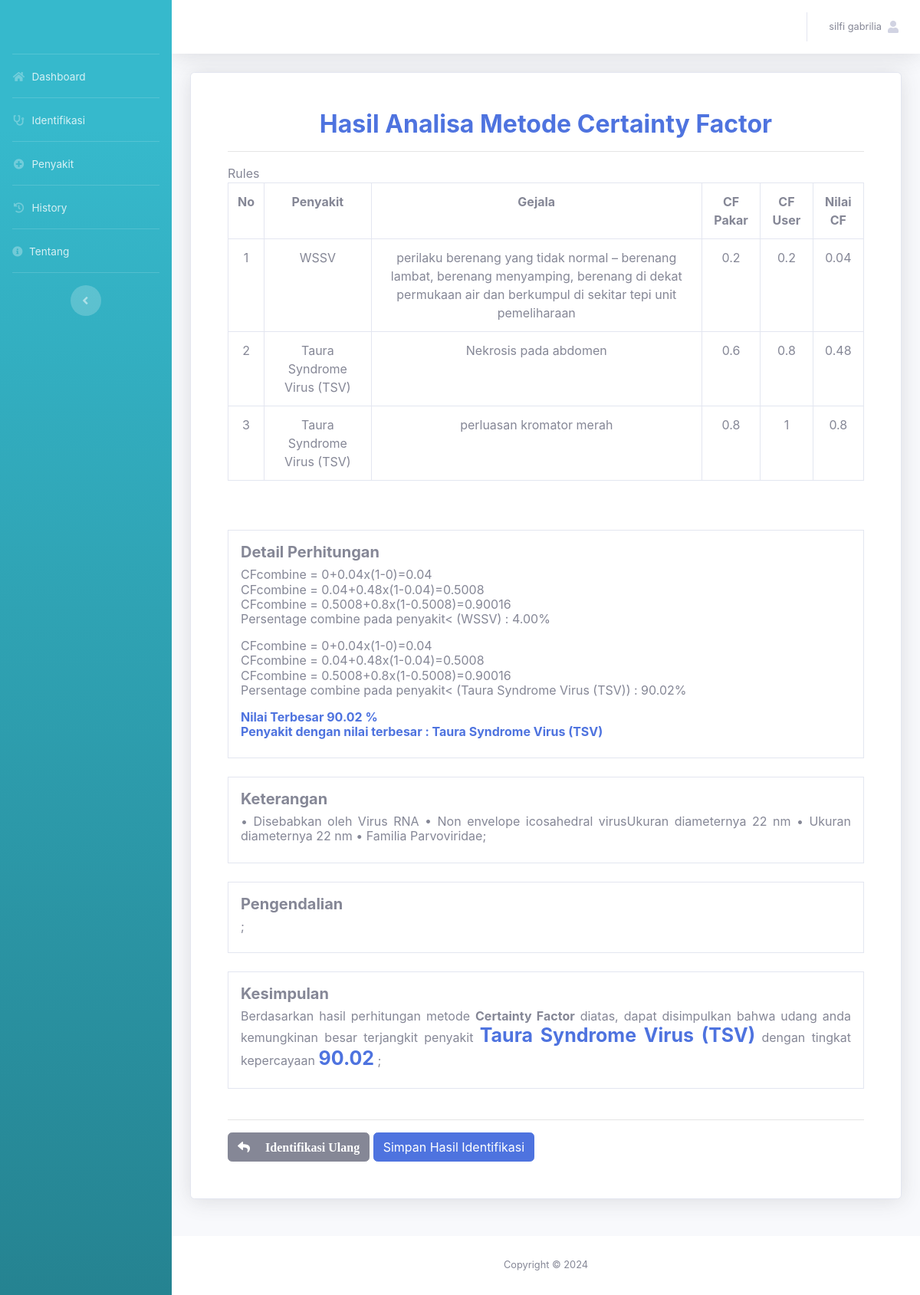
Page /user/identifikasi.php?no_regidentifikasi=TYBEM1UPYZ (signed in) on the committed database.
### tables this page shows
CREATE TABLE `tb_akun` (
  `id_akun` int(11) NOT NULL,
  `nama_lengkap` varchar(50) NOT NULL,
  `username` varchar(50) NOT NULL,
  `password` varchar(50) NOT NULL,
  `level` varchar(30) NOT NULL
);

CREATE TABLE `tb_penyakit` (
  `id_penyakit` int(11) NOT NULL,
  `nama_penyakit` text NOT NULL,
  `keterangan` text NOT NULL,
  `pengendalian` text NOT NULL
);

CREATE TABLE `tb_gejala` (
  `id_gejala` int(11) NOT NULL,
  `nama_gejala` text NOT NULL,
  `nilai_gejala` double NOT NULL
);

CREATE TABLE `tb_identifikasi` (
  `id_identifikasi` int(11) NOT NULL,
  `no_regidentifikasi` char(10) NOT NULL,
  `tgl_identifikasi` date NOT NULL,
  `id_akun` int(11) NOT NULL,
  `id_gejala` int(11) NOT NULL,
  `nilai_user` double NOT NULL
);

### user/identifikasi.php (the view, shortened to what this page needs)
<?php
include '../assets/conn/config.php';
include 'header.php';
$username = $_SESSION['username'];
$pass = mysqli_query($conn,"SELECT * FROM tb_akun WHERE username='$username'");
$p = mysqli_fetch_array($pass);
$id_akun = $p['id_akun'];
?>
<div class="container">
	<div class="card shadow p-5 mb-5">
        <?php if (empty($_GET['no_regidentifikasi'])){?>
        <div class="card-body">
            <form action="identifikasi.php?aksi=identifikasi" method="POST" enctype="multipart/form-data">
                <div class="table-responsive">
                    <table class="table table-bordered">
                        <tr>
                            <th class="text-center">No</th>
                            <th class="text-center">Gejala</th>
                            <th class="text-center">Pilih</th>
                        </tr>
                <?php
                $data = mysqli_query($conn,"SELECT * FROM tb_gejala ORDER BY id_gejala");
                $i=0;
                while($a=mysqli_fetch_array($data)){
                    $i++;
                    echo "
                    <tr>
                    <td class='text-center'>$i</td>
                    <td class='text-justify'>Apakah Udang Anda Mengalami Gejala <b>$a[nama_gejala]</b> ?</td>
                    <td >
                    <select class='form-control' name='kondisi[]'>
                    <option selected disabled>Pilih kondisi</option>
                    <option value='0.2'>Tidak Tahu</option>
                    <option value='0.4'>Mungkin</option>
                    <option value='0.6'>Kemungkinan Besar</option>
                    <option value='0.8'>Hampir Pasti</option>
                    <option value='1'>Pasti</option>
                    </select>
                    </td>
                    </tr>
                    <input type='hidden' name='id_gejala[]' value='$a[id_gejala]'>
                    ";
                }
                ?>
                    </table>
                </div>
                    <input type="hidden" name="id_akun" value="<?= $id_akun ?>">
                    <a href="index.php" class="btn btn-secondary">Batal</a>
                    <input type="submit" value="Proses Identifikasi" class="btn btn-primary">
            </form>
        </div>
        <br>
        <br>
        <?php }else{?>
        <center>
            <h2 class="m-0 font-weight-bold text-primary"> Hasil Analisa Metode Certainty Factor</h2>
        </center>
        <hr class="font-weight-bold text-primary">Rules</h5>
        <div class="table-responsive">
            <table class="table table-bordered">
                <tr>
                    <th class="text-center">No</th>
                    <th class="text-center">Penyakit</th>
                    <th class="text-center">Gejala</th>
                    <th class="text-center">CF Pakar</th>
                    <th class="text-center">CF User</th>
                    <th class="text-center">Nilai CF</th>
                </tr>
                <?php
                $sql = mysqli_query($conn,"SELECT * FROM tb_penyakit p, tb_gejala g, tb_identifikasi i,
                tb_aturan a WHERE g.id_gejala=i.id_gejala AND g.id_gejala=a.id_gejala AND
                p.id_penyakit=a.id_penyakit AND i.id_akun='$id_akun' AND i.no_regidentifikasi='$_GET[no_regidentifikasi]'
                ORDER BY p.id_penyakit");
                $i=0;
                while($r = mysqli_fetch_array($sql)){
                    $nilai_cf = $r['nilai_gejala']*$r['nilai_user'];
                    $i++;
                    echo "
                    <tr>
                    <td class='text-center'>$i</td>
                    <td class='text-center'>$r[nama_penyakit]</td>
                    <td class='text-center'>$r[nama_gejala]</td>
                    <td class='text-center'>$r[nilai_gejala]</td>
                    <td class='text-center'>$r[nilai_user]</td>
                    <td class='text-center'>$nilai_cf</td>
                    </tr>
                    ";
                }
                ?>
            </table>
        </div>
        <br>
        <br>
        <div class="border p-3">
            <h5 class="font-weight-bold text primary">Detail Perhitungan </h5>
            <h6>
                <?php
                $highestPersentage = 0;
                $penyakitTerbesar = "";
                $data = mysqli_query($conn,"SELECT * FROM tb_penyakit ORDER BY id_penyakit");
                while($a=mysqli_fetch_array($data)){
                    $sql1 = mysqli_query($conn,"SELECT * FROM tb_penyakit p,
                        tb_gejala g, tb_identifikasi i, tb_aturan a WHERE g.id_gejala=i.id_gejala
                        AND g.id_gejala=a.id_gejala AND p.id_penyakit='$a[id_penyakit]' AND i.id_akun='$id_akun'
                        AND i.no_regidentifikasi='$_GET[no_regidentifikasi]'");
                $jml_data = mysqli_num_rows($sql1);
                $cflama = 0;
                $no=1;
                $lastPercentage = 0;
                while ($result=mysqli_fetch_array($sql1)){
                    $cf_he = $result['nilai_gejala']*$result['nilai_user'];
                    if($jml_data>0){
                        $cf1 = $cflama ;
                        $cf2 = $cf_he;
                        $cfcombine = $cf1+$cf2 * (1-$cf1);
                        $cflama = $cfcombine;
                        echo "<div class='text-justify'>
                        CFcombine = ".$cf1."+".$cf2."x(1-".$cf1.")=".$cfcombine."<br></div>
                        ";
                        if($result['id_penyakit'] == $a['id_penyakit']) {
                            $persentage = $cfcombine * 100;
                            $lastPercentage = number_format($persentage,2);
                        }
                        $no++;
                    }
                }
                if($no>1) {
                    echo "<p>Persentage combine pada penyakit< (" . $a['nama_penyakit'] .") : " . $lastPercentage . "%</b></p>";
                    if($lastPercentage > $highestPersentage){
                        $highestPersentage = $lastPercentage;
                        $penyakitTerbesar = $a['nama_penyakit'];
                    }
                }
            }
            echo "
            <b class='text-primary'>Nilai Terbesar " . $highestPersentage . "
            %<br></b>
            <b class='text-primary'> Penyakit dengan nilai terbesar : " . $penyakitTerbesar . "<br></b>";
                ?>
            </h6>
        </div>
        <br>
        <div class="border p-3">
            <h5 class="font-weight-bold text primary">Keterangan</h5>
            <h6>
            <?php
            $data = mysqli_query($conn,"SELECT * FROM tb_penyakit WHERE nama_penyakit='$penyakitTerbesar'");
            $a=mysqli_fetch_array($data);
            echo "
            <div class='text-justify'>
            $a[keterangan];
            </div>
            ";
                ?>
            </h6>
        </div>
        <br>
        <div class="border p-3">
            <h5 class="font-weight-bold text primary">Pengendalian</h5>
            <h6>
            <?php
            $data = mysqli_query($conn,"SELECT * FROM tb_penyakit WHERE nama_penyakit='$penyakitTerbesar'");
            $a=mysqli_fetch_array($data);
            echo "
            <div class='text-justify'>
            $a[pengendalian];
            </div>
            ";
                ?>
            </h6>
    </div>
    <br>
    <div class="border p-3">
            <h5 class="font-weight-bold text primary">Kesimpulan</h5>
            <h6>
            <?php
            echo "
            <div class='text-justify'>
            Berdasarkan hasil perhitungan metode <b>Certainty Factor</b> diatas, dapat disimpulkan bahwa udang anda kemungkinan besar terjangkit penyakit <b class='text-primary' style='font-size:25px;'>$penyakitTerbesar</b> dengan tingkat kepercayaan <b class='text-primary' style='font-size:25px;'>$highestPersentage</b>
            $a[pengendalian];
            </div>
            ";
                ?>
            </h6>
    </div>
    <br>
    <hr>
    <form action="identifikasi.php?aksi=simpan" method="POST" enctype="multipart/form-data">
        <div class='text-left'>
            <a href="identifikasi.php" class="btn btn-secondary"><span class="fa fa-reply">&emsp; Identifikasi Ulang</span></a>
            <input type="submit" class="btn btn-primary" value="Simpan Hasil Identifikasi">
        </div>
    </form>
    <?php }
    ?>
</div>
</div>
<?php
include 'footer.php';
?>

### user/header.php (shortened to what this page needs)
<?php
include '../assets/conn/config.php';
?>
<!DOCTYPE html>
<html lang="en">
<head>
  <link href="../assets/vendor/fontawesome-free/css/all.min.css" rel="stylesheet" type="text/css">
  <link href="../assets/css/sb-admin-2.min.css" rel="stylesheet">
  <link href="../assets/vendor/datatables/dataTables.bootstrap4.min.css" rel="stylesheet">
</head>
<body id="page-top">
 <div id="wrapper">
  <ul class="navbar-nav bg-gradient-info sidebar sidebar-dark accordion" id="accordionSidebar">
    <a class="sidebar-brand d-flex align-items-center justify-content-center" href="index">
    </a>
    <hr class="sidebar-divider my-0">
    <li class="nav-item">
      <a class="nav-link" href="index.php">
        <i class="fas fa-fw fa-home"></i>
        <span>Dashboard</span></a>
      </li>
      <hr class="sidebar-divider my-0">
      <li class="nav-item">
        <a class="nav-link" href="identifikasi.php">
          <i class="fas fa-fw fa-stethoscope"></i>
          <span>Identifikasi</span></a>
      </li>
      <hr class="sidebar-divider my-0">
      <li class="nav-item">
        <a class="nav-link" href="penyakit.php">
          <i class="fas fa-fw fa-plus-circle"></i>
          <span>Penyakit</span></a>
      </li>
      <hr class="sidebar-divider my-0">
      <li class="nav-item">
        <a class="nav-link" href="history.php">
          <i class="fas fa-fw fa-history"></i>
          <span>History</span></a>
      </li>
      <hr class="sidebar-divider my-0">
      <li class="nav-item">
        <a class="nav-link" href="tentang.php">
          <i class="fas fa-info-circle"></i>
          <span>Tentang</span></a>
      </li>
      <hr class="sidebar-divider d-none d-md-block">
      <div class="text-center d-none d-md-inline">
        <button class="rounded-circle border-0" id="sidebarToggle"></button>
      </div>
    </ul>
    <div id="content-wrapper" class="d-flex flex-column">
      <div id="content">
        <nav class="navbar navbar-expand navbar-light bg-white topbar mb-4 static-top shadow">
          <ul class="navbar-nav ml-auto">
            <li class="nav-item dropdown no-arrow">
              <a class="nav-link dropdown-toggle" href="#" id="userDropdown" role="button"
              data-toggle="dropdown" aria-haspopup="true" aria-expanded="false">
              <?php
              $username=$_SESSION['username'];
              $det=mysqli_query($conn,"select * from tb_akun where username='$username'");
              while($d=mysqli_fetch_array($det)){
                ?>
                <span class="mr-2 d-none d-lg-inline text-gray-600 small"><?php echo $d['nama_lengkap'] ?></span>
                <?php
              }
              ?>
              <span class="fa fa-user"><span>
              </a>
          </li>
        </ul>
      </nav>
    </div>
</body>
</html>

### rows in the picture
tb_akun: nama_lengkap "silfi gabrilia"
tb_penyakit: nama_penyakit "WSSV", tb_gejala.nama_gejala "perilaku berenang yang tidak normal – berenang lambat, berenang menyamping, berenang di dekat permukaan air dan berkumpul di sekitar tepi unit pemeliharaan", tb_gejala.nilai_gejala "0.2", tb_identifikasi.nilai_user "0.2", tb_gejala.nilai_gejala "0.04", cf1 "0", tb_gejala.nilai_gejala "0.48", cfcombine "0.5008", cf1 "0.5008", tb_gejala.nilai_gejala "0.8", cfcombine "0.90016", tb_gejala.nilai_gejala "4.00"
tb_penyakit: nama_penyakit "Taura Syndrome Virus (TSV)", tb_gejala.nama_gejala "Nekrosis pada abdomen", tb_gejala.nilai_gejala "0.6", tb_identifikasi.nilai_user "0.8", tb_gejala.nilai_gejala "0.48", tb_gejala.nama_gejala "perluasan kromator merah", tb_gejala.nilai_gejala "0.8", tb_identifikasi.nilai_user "1", cf1 "0", tb_gejala.nilai_gejala "0.04", cfcombine "0.5008", cf1 "0.5008", cfcombine "0.90016", lastPercentage "90.02", keterangan "• Disebabkan oleh Virus RNA • Non envelope icosahedral virusUkuran diameternya 22 nm • Ukuran diameternya 22 nm • Familia Parvoviridae"
tb_gejala: nilai_gejala.nilai_user "0.04"

### other values in the picture
$highestPersentage "90.02"
